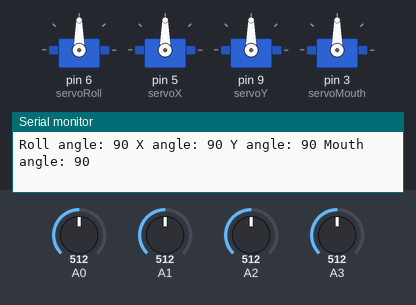
A sketch run on a simulated Arduino Uno, built with avr-gcc and run on an emulated ATmega328P. Parts: 4 × servo, the last lines printed to the serial monitor. Inputs (shaded band) come from the test bench; at power-on: A0 = 512, A1 = 512, A2 = 512, A3 = 512.

Above: at 1.2 s.
1.3 s: A0 set to 716
At 2.2 s:
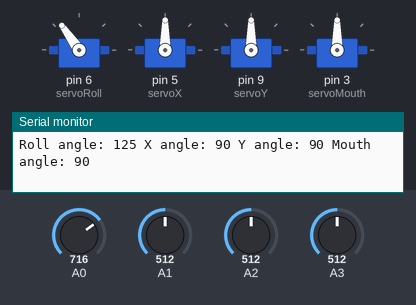
2.9 s: A1 set to 558
At 4.0 s:
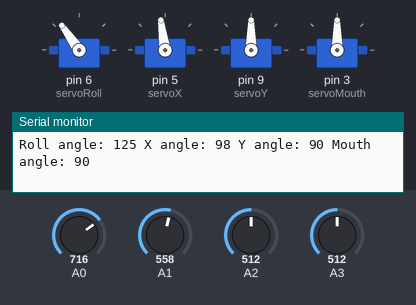
5.9 s: A1 set to 577
At 7.2 s:
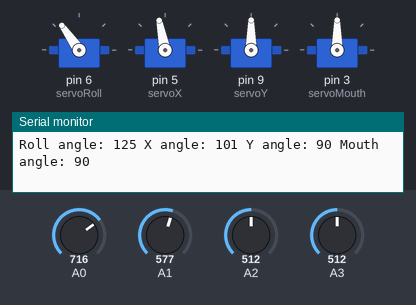
7.5 s: A2 set to 550
At 9.0 s:
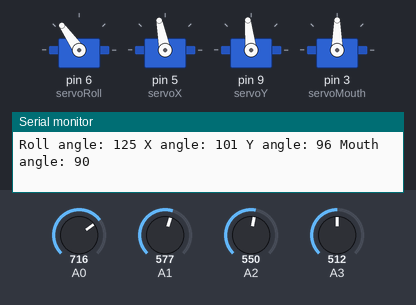
10.5 s: A2 set to 582
At 11.1 s:
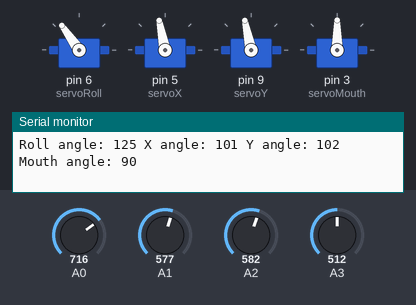
12.1 s: A3 set to 716
At 12.7 s:
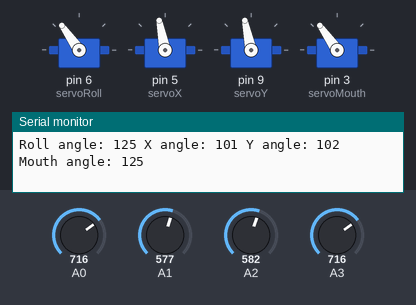
Timing chart, 0 to 14.6 s (numbered marks = the images above; inputs shaded):
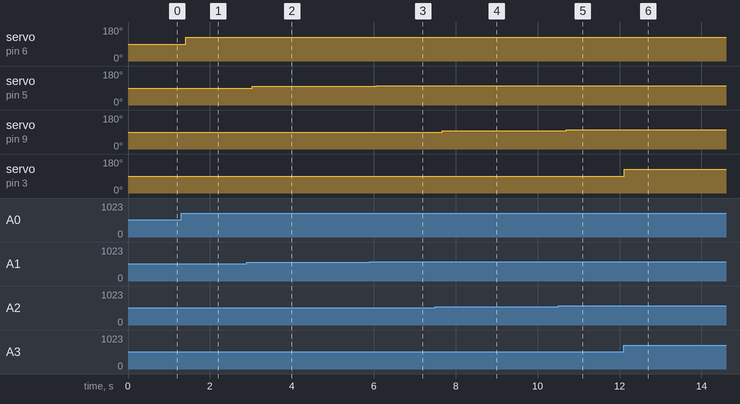

Measured:
- after the input at 1.3 s, servo on pin 6 (servoRoll): 90° → 125° after 0.11 s
- after the input at 2.9 s, servo on pin 5 (servoX): 90° → 98° after 0.13 s
- after the input at 5.9 s, servo on pin 5 (servoX): 98° → 101° after 0.15 s
- after the input at 7.5 s, servo on pin 9 (servoY): 90° → 96° after 0.17 s
- after the input at 10.5 s, servo on pin 9 (servoY): 96° → 102° after 0.20 s
- after the input at 12.1 s, servo on pin 3 (servoMouth): 90° → 125° at once

The sketch:

robotic-arm-potentiometer.ino
```cpp
#include <Servo.h>

// Declare servo objects for each part of the robotic arm
Servo servoRoll;
Servo servoX;
Servo servoY;
Servo servoMouth;

void setup() {
  // Initialize serial communication for debugging
  Serial.begin(9600);

  // Attach each servo to a PWM pin on the Arduino
  servoRoll.attach(6);
  servoX.attach(5);
  servoY.attach(9);
  servoMouth.attach(3);
}

void loop() {
  // Read the potentiometer values
  int potRoll = analogRead(A0);
  int potX = analogRead(A1);
  int potY = analogRead(A2);
  int potMouth = analogRead(A3);

  // Map the potentiometer values to servo angles (0-180 degrees)
  int angleRoll = map(potRoll, 0, 1023, 0, 180);
  int angleX = map(potX, 0, 1023, 0, 180);
  int angleY = map(potY, 0, 1023, 0, 180);
  int angleMouth = map(potMouth, 0, 1023, 0, 180);

  // Write the angles to the servos to adjust their positions
  servoRoll.write(angleRoll);
  servoX.write(angleX);
  servoY.write(angleY);
  servoMouth.write(angleMouth);

  // Print the angles to the Serial Monitor for debugging
  Serial.print("Roll angle: ");
  Serial.print(angleRoll);
  Serial.print(" ");
  Serial.print("X angle: ");
  Serial.print(angleX);
  Serial.print(" ");
  Serial.print("Y angle: ");
  Serial.print(angleY);
  Serial.print(" ");
  Serial.print("Mouth angle: ");
  Serial.println(angleMouth);

  // Small delay to stabilize the readings
  delay(200);
}
```
